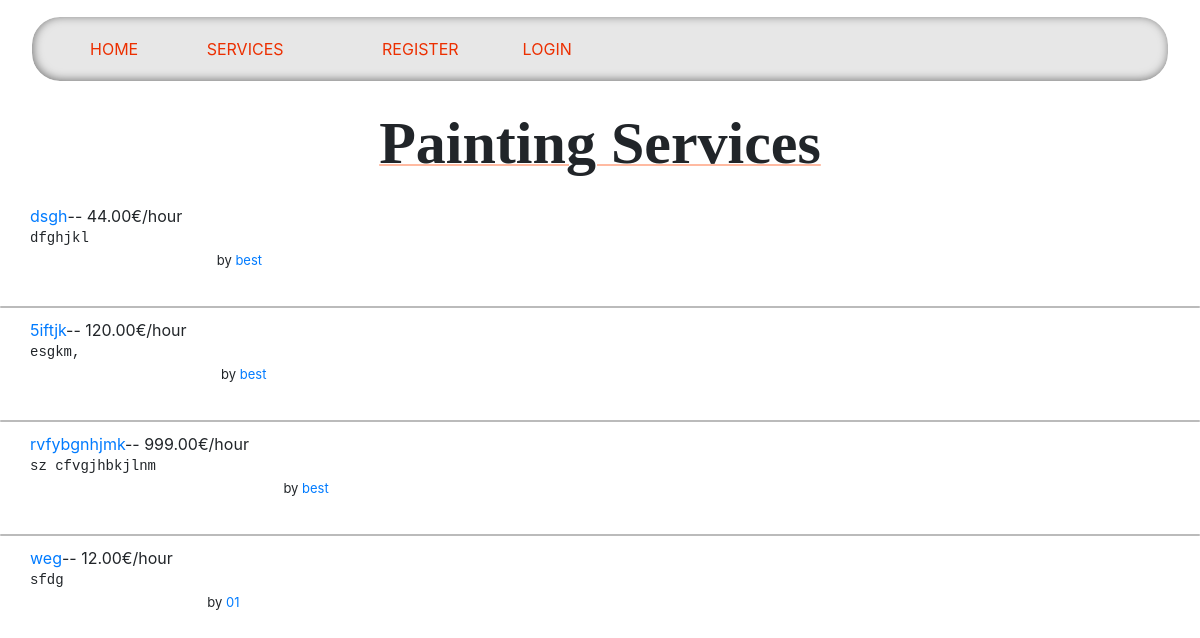
The page /services/Painting/ on the database its author committed.
### services/models.py (models this page shows, shortened)
class Service(models.Model):
    company = models.ForeignKey(Company, on_delete=models.CASCADE)
    name = models.CharField(max_length=40)
    description = models.TextField()
    price_hour = models.DecimalField(decimal_places=2, max_digits=100)
    rating = models.IntegerField(validators=[MinValueValidator(
        0), MaxValueValidator(5)], default=0)
    choices = (
        ('Air Conditioner', 'Air Conditioner'),
        ('Carpentry', 'Carpentry'),
        ('Electricity', 'Electricity'),
        ('Gardening', 'Gardening'),
        ('Home Machines', 'Home Machines'),
        ('House Keeping', 'House Keeping'),
        ('Interior Design', 'Interior Design'),
        ('Locks', 'Locks'),
        ('Painting', 'Painting'),
        ('Plumbing', 'Plumbing'),
        ('Water Heaters', 'Water Heaters'),
    )
    field = models.CharField(max_length=30, blank=False,
                             null=False, choices=choices)
    date = models.DateTimeField(auto_now=True, null=False)

### users/models.py (models this page shows, shortened)
class Company(models.Model):
    user = models.OneToOneField(
        User, on_delete=models.CASCADE, primary_key=True)
    field = models.CharField(max_length=70, choices=(('Air Conditioner', 'Air Conditioner'),
                                                     ('All in One', 'All in One'),
                                                     ('Carpentry', 'Carpentry'),
                                                     ('Electricity',
                                                      'Electricity'),
                                                     ('Gardening', 'Gardening'),
                                                     ('Home Machines',
                                                      'Home Machines'),
                                                     ('House Keeping',
                                                      'House Keeping'),
                                                     ('Interior Design',
                                                      'Interior Design'),
                                                     ('Locks', 'Locks'),
                                                     ('Painting', 'Painting'),
                                                     ('Plumbing', 'Plumbing'),
                                                     ('Water Heaters', 'Water Heaters')), blank=False, null=False)
    rating = models.IntegerField(
        validators=[MaxValueValidator(5), MinValueValidator(0)], default=0)

class User(AbstractUser):
    is_company = models.BooleanField(default=False)
    is_customer = models.BooleanField(default=False)
    email = models.EmailField(unique=True)
    USERNAME_FIELD = 'email'
    REQUIRED_FIELDS = ['username']
    def __str__(self):
        return self.username

### services/views.py (the view)
# urls.py: path('<slug:field>/', views.service_field, name='services_field'),
def service_field(request, field):
    field = field.replace('-', ' ').title()
    services = Service.objects.filter(
        field=field)
    return render(request, 'services/field.html', {'services': services, 'field': field})

### services/templates/services/field.html (shortened to what this page needs)
{% extends 'main/base.html' %}
{% block content %}
    {% if services.all|length != 0 %}
        <p class="title">{{field}} Services</p>
        <ul class='services_list'>
            {% for service in services.all %}
                <div style="display: ruby;">
                    <div class='service_list_info'>
                        <li><a href="/services/{{service.id}}">{{ service.name }}</a>-- {{ service.price_hour }}€/hour</li>
                        <pre>{{ service.description }}</pre>
                    </div>
                    <p style="display:block; margin: 0; float: right;font-size: small; margin-right: 30px;">by <a href="/company/{{service.company.user}}">{{service.company.user}}</a></p>
                </div>
                {% if forloop.counter != services.all|length %}
                    <div class="line"></div>
                {% endif %}
            {% endfor %}
        </ul>
    {% else %}
        <h2>Sorry. No {{field}} services available</h2>
    {% endif %}
{% endblock %}

### static/css/style.css (style rules this page uses)
body { background: #292929; font-family: 'Lexend Exa', sans-serif; padding: 0; margin: 0; }
a { color: #ee5e4b; text-decoration: none; }
.title { text-align: center; font-family: 'Times New Roman', Times, serif; font-size: 60px; font-weight: bold; text-decoration: 2px underline; text-decoration-color: rgba(255, 68, 0, 0.37); }
.services_list { padding: 0; margin-bottom: 20px; }
pre { display: none; }
.service_list_info { padding: 0 30px; }
.service_list_info li { list-style-type: none; }
.line { width: 100%; margin: 0 auto; height: 2px; background-color: #00000044; border-radius: 20px; margin-bottom: 10px; margin-top: 35px; }

### rows shown on the page
Service: name "dsgh", price_hour "44.00", description "dfghjkl", company.user "best"
Service: name "5iftjk", price_hour "120.00", description "esgkm,", company.user "best"
Service: name "rvfybgnhjmk", price_hour "999.00", description "sz cfvgjhbkjlnm", company.user "best"
Service: name "weg", price_hour "12.00", description "sfdg", company.user "01"

### other values the page prints
{{ field }} "Painting"
